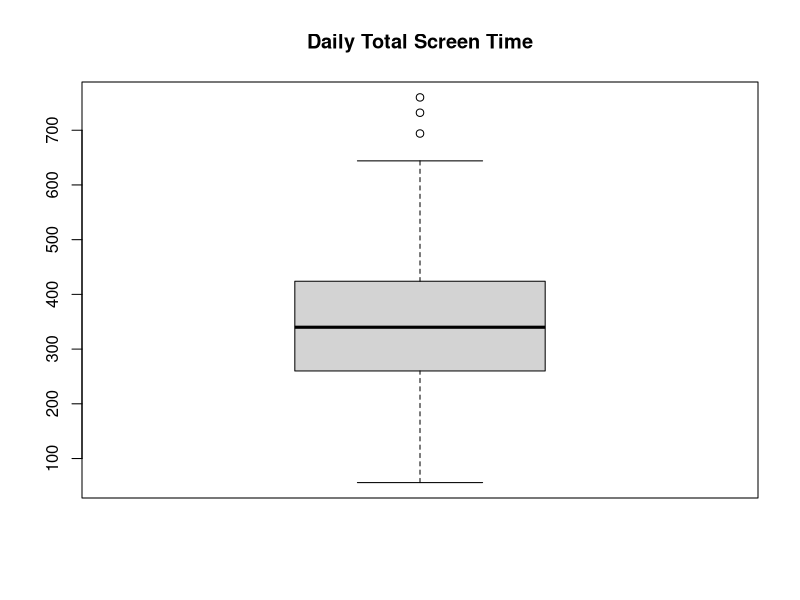
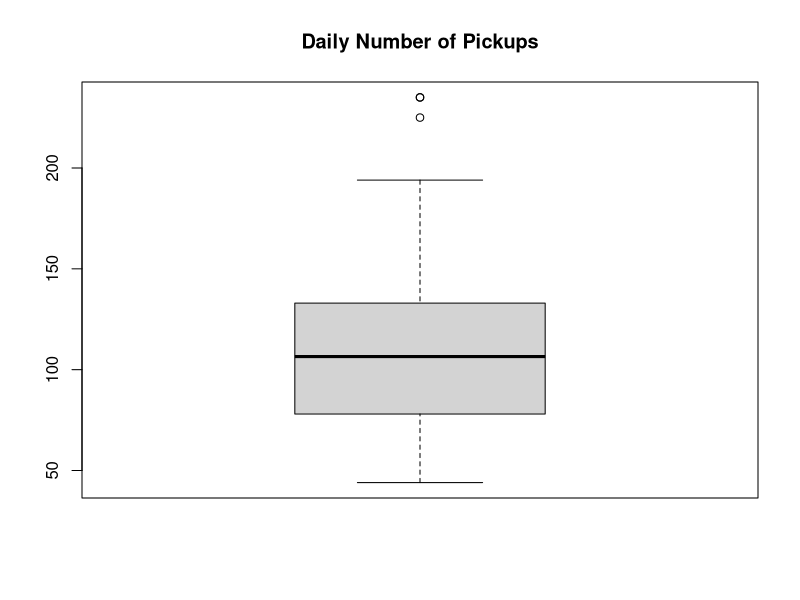
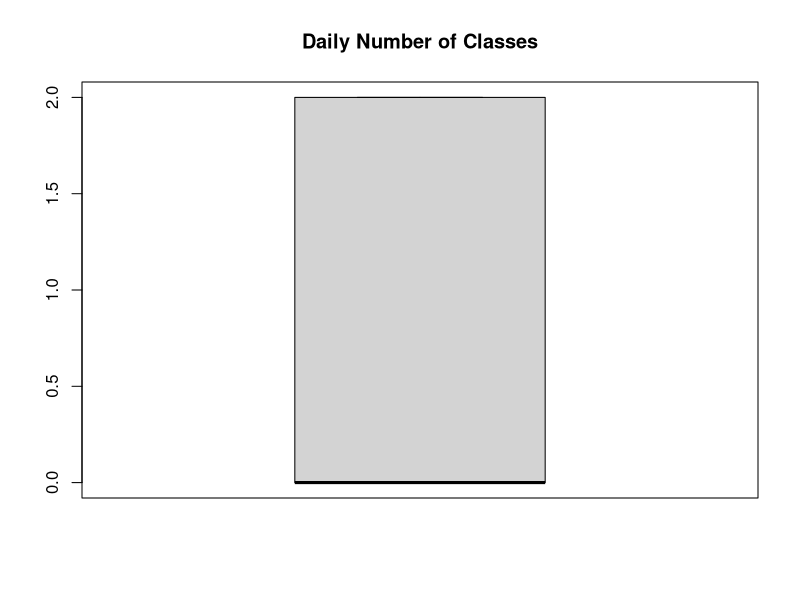
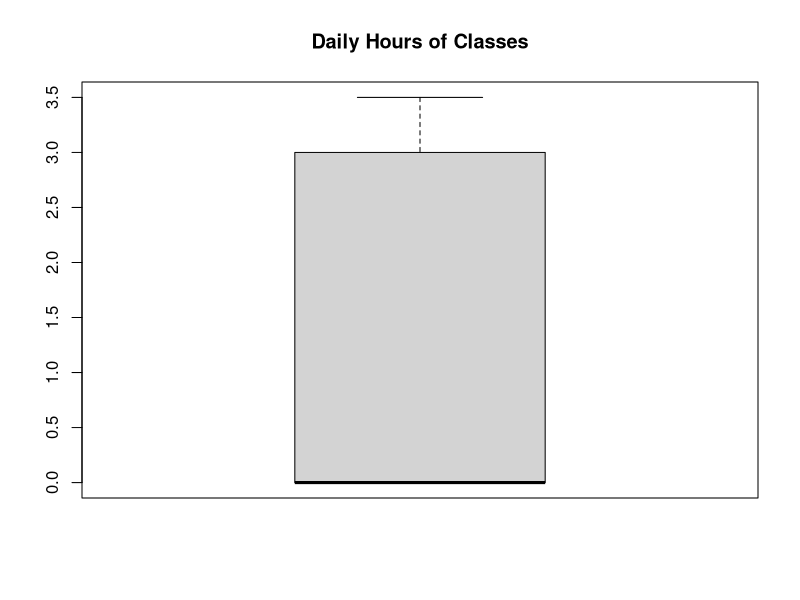
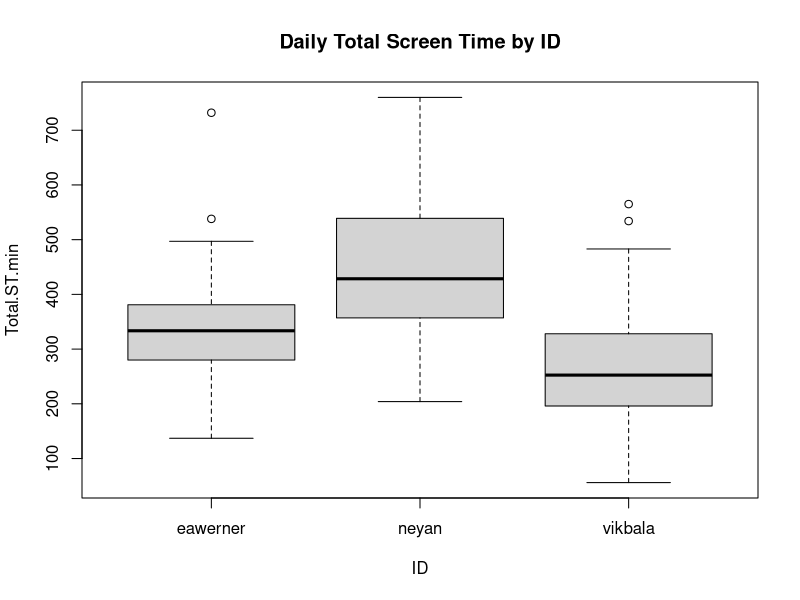
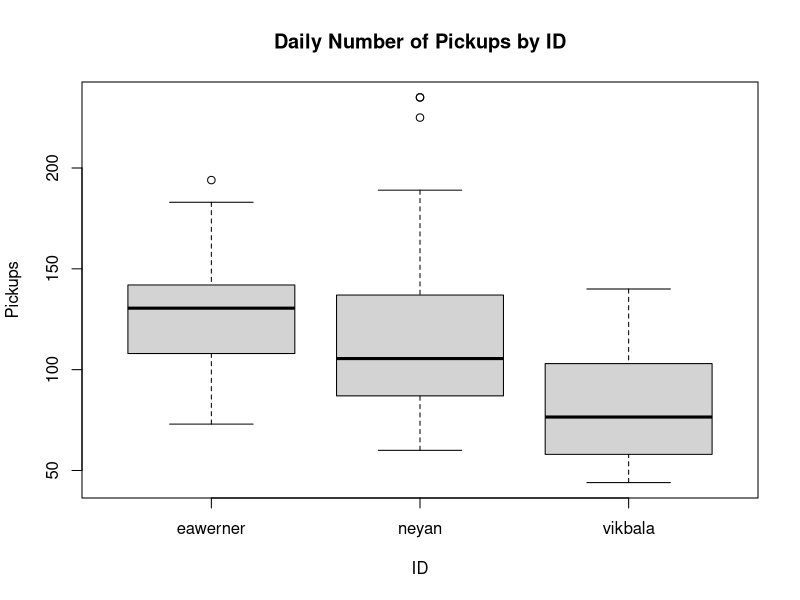
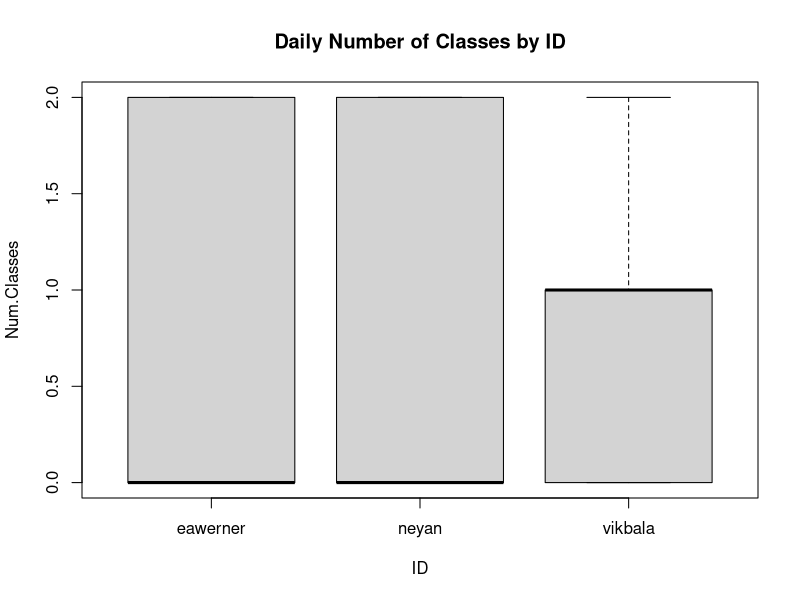
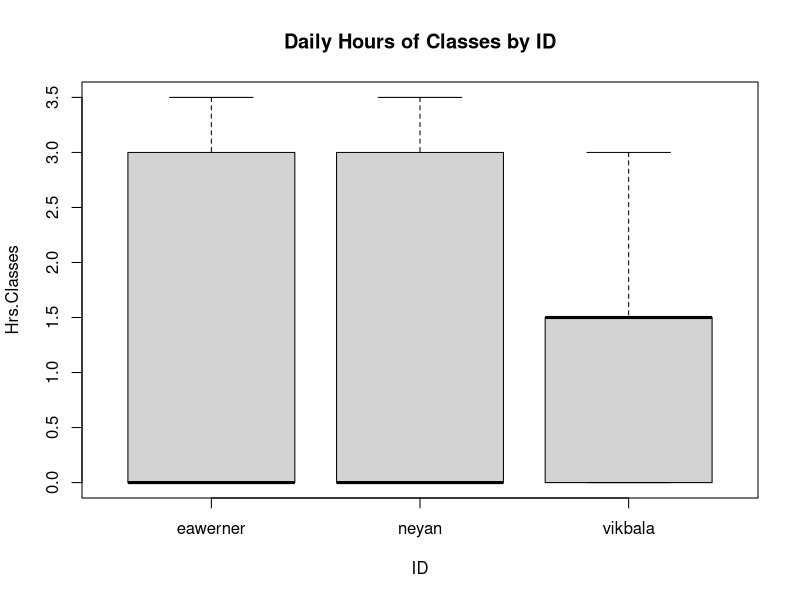

Write R code to recreate these figures, in order.
# BIOSTAT 620 - Group Project I
# Vikram Bala, Ethan Werner, Neyan Deng
# Team VENTURE

library(readxl)
library(dplyr)
library(ggplot2)

# read data
data <- read_excel("VENTURE_baseline_data.xlsx", sheet="combined_raw_data")
date_range <- seq(as.Date("2024/01/03"), by="day", length.out=42)
data$Date <- c(date_range, date_range, date_range)

# calculate summary statistics
summary_data <- summary(data)
sample_size <- nrow(data)
var_total_st <- var(data$Total.ST.min)
var_pickups <- var(data$Pickups)
var_num_classes <- var(data$Num.Classes)
var_hrs_classes <- var(data$Hrs.Classes)

# generate boxplots
boxplot(data$Total.ST.min, main="Daily Total Screen Time")
boxplot(data$Pickups, main="Daily Number of Pickups")
boxplot(data$Num.Classes, main="Daily Number of Classes")
boxplot(data$Hrs.Classes, main="Daily Hours of Classes")

boxplot(Total.ST.min~ID, data=data, main="Daily Total Screen Time by ID")
boxplot(Pickups~ID, data=data, main="Daily Number of Pickups by ID")
boxplot(Num.Classes~ID, data=data, main="Daily Number of Classes by ID")
boxplot(Hrs.Classes~ID, data=data, main="Daily Hours of Classes by ID")

# generate scatterplots
data_sub <- select(data, "Total.ST.min", "Pickups", "Num.Classes", "Hrs.Classes")
plot(data_sub)
plot(data_sub, col=as.factor(data$ID))

# generate time series plots
ggplot(aes(x=Date, y=Total.ST.min), data=data) + geom_line()
ggplot(aes(x=Date, y=Pickups), data=data) + geom_line()
ggplot(aes(x=Date, y=Num.Classes), data=data) + geom_line()
ggplot(aes(x=Date, y=Hrs.Classes), data=data) + geom_line()

ggplot(aes(x=Date, y=Total.ST.min, color=ID), data=data) + geom_line()
ggplot(aes(x=Date, y=Pickups, color=ID), data=data) + geom_line()
ggplot(aes(x=Date, y=Num.Classes, color=ID), data=data) + geom_line()
ggplot(aes(x=Date, y=Hrs.Classes, color=ID), data=data) + geom_line()
